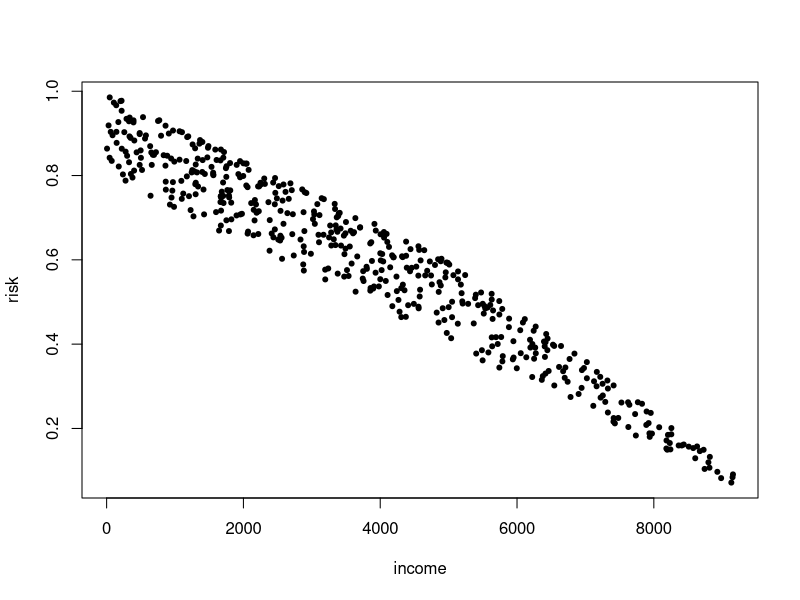
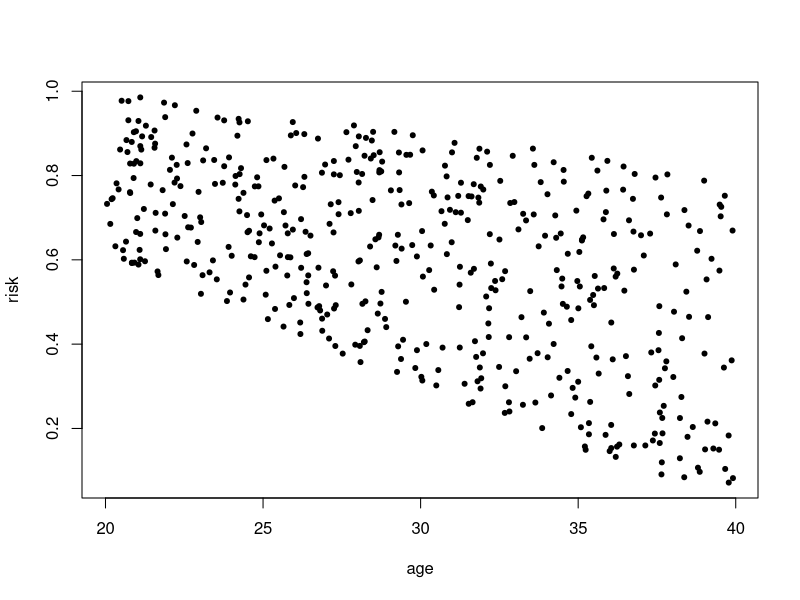
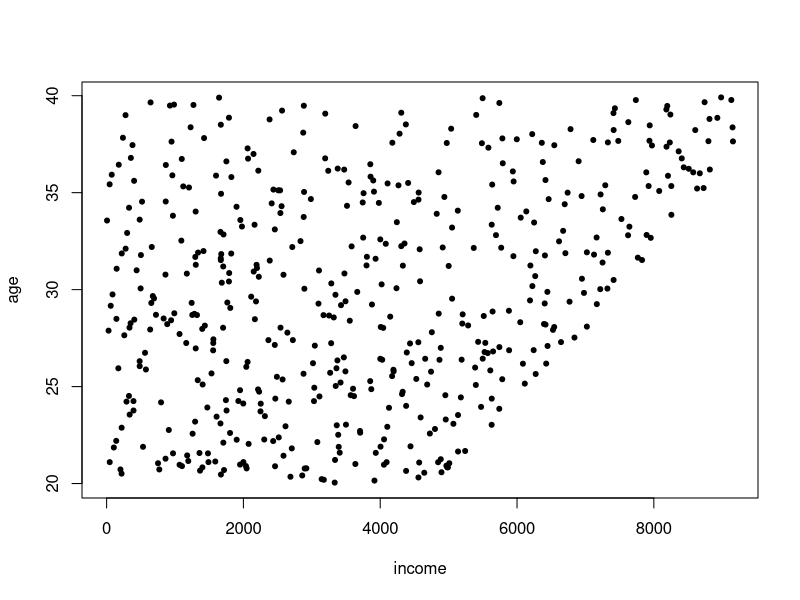

Source code (R) for these figures, in order:
# 14.5.2015 I.Zliobaite
# Espoo
# toy example, redlining

set.seed('1981') 
N <- 500

age <- runif(N,20,40)
income <- runif(N,0,10000)
th <- (age-20)/20/2 + 0.5
income <- income*th
risk <- 0.8*(10000-income)/10000 + 0.2*(40-age)/20 

png('fig_risk_income.png',width = 280,height = 300)
plot(income,risk,pch = 20,xlab = 'income',ylab = 'risk')
dev.off()

png('fig_risk_age.png',width = 280,height = 300)
plot(age,risk,pch = 20,xlab = 'age',ylab = 'risk')
dev.off()

png('fig_income_age.png',width = 280,height = 300)
plot(income,age,pch = 20,xlab = 'income',ylab = 'age')
dev.off()

data <- as.data.frame(cbind(risk,income,age))
fit_all <- lm(risk ~ income + age, data=data)
fit_inc <- lm(risk ~ income, data=data)
pr_inc <- predict 
